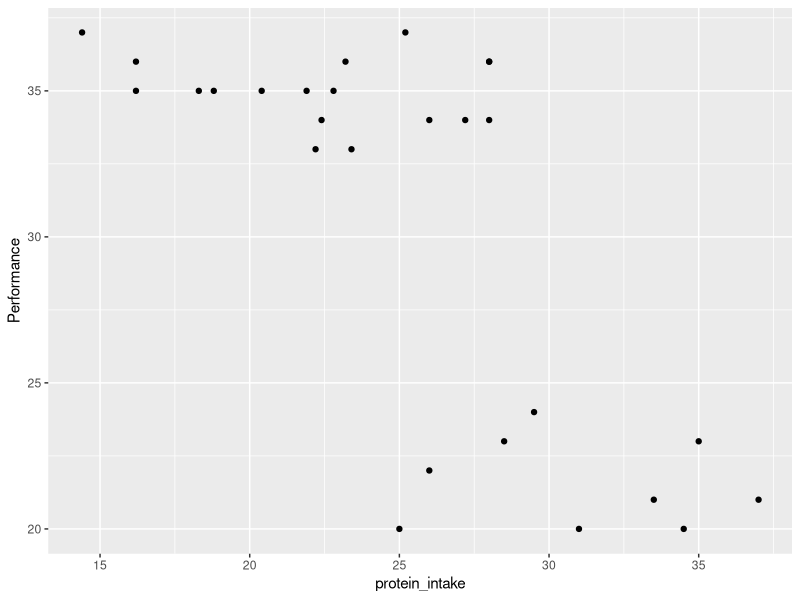
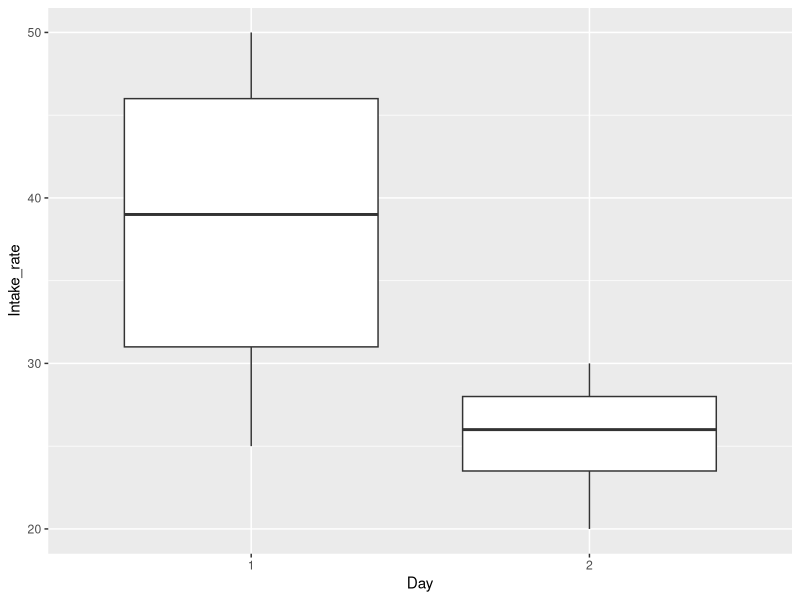

Write the R code that produced these figures, in order.

#workshop 2 of the Alberta bio grad R workshop series

#last updated oct 31 2022

#author: juliana balluffi-fry

# this script is an intro to data.table and data manipulation 
# two datasets are needed to work through the script (see input folder)


#load in packages
library(data.table)
library(ggplot2)

#read in data using the data.table function, fread()
ft <- fread("Input/feeding_trials_workshop.csv")
diets <- fread("Input/Diets.csv")

# the feeding trials are results for individual animal performace on 3 different diets
# each diet was fed to the animal for 2 days, and one performance was measured at the end 
# one goal is to plot performance against protein intake

#using the function class, we can see that the data is classed as a data.table
class(ft)

#if you don't read the data in with fread, and thus have a dataframe. Convert to data.table
mtcars <- as.data.table(mtcars)
class(mtcars)


# syntax for data.table:

# DT[i, j, by]

# [with i, do j, by group]

### once you learn this you are set!

# the i subsets the data by row
# the j calls on a function or action
# the 'by group' allows you to do your j by a categorical variable in your data




# examples of I's ---------------------------------------------------------

#subset new data to just results from diet A
dietA <- ft[Diet == "A"]

#show rows where performance is higher than 36
ft[Performance > 36]

#show data from diet A or diet B. "|" represented or
ft[Diet == "A" | Diet == "B"]

#show data for cases of very high or very low performance
ft[Performance > 36 | Performance < 20]

#show data for diet A and performance greater than 22
ft[Diet == "A" & Performance > 22]

#list some individuals of interest
inds <- c("An_1", "An_2", "An_3")

#show data for just those individuals
ft[ID %in% inds]

#show any cases that have an NA for diet. Should be none
ft[is.na(Diet)]




# examples of the J's -----------------------------------------------------

#calculate the median performance
medper <- ft[, median(Performance)]

#calculate performance for just diet A
ft[Diet == "A", mean(Performance)]

#calculate the minimum, maximum, and median performance
ft[, .(min(Performance), max(Performance), median(Performance))]

#create a new column that categorizes the animals based on performance
#when performance is above or equal to the median, classify the animal as being in good condition
ft[Performance >= medper, status := "good"]

#when performance is below the median, classify the animal as being in poor condition
ft[Performance < medper, status := "poor"]



# examples of by's --------------------------------------------------------

#calculate mean by diet
ft[, mean(Performance), by = Diet]

#caclulate mean and sd by diet, save as separate data
stats <- ft[, .(mean(Performance), sd(Performance)), by = Diet]

#same code but assign column names
stats <- ft[, .(mean = mean(Performance), sd = sd(Performance)), by = Diet]


# calculate intake rates  -------------------------------------------------

# Intake of day one
ft[, Intake_1 := Start_1 - End_1]

#Intake of day two
ft[, Intake_2 := Start_2 - End_2]

#total intake of both days
ft[, total_intake := Intake_1 + Intake_2]



# merge in nutritional data from diet data.table --------------------------

#using the merge function, merge by diet 
fulldt <- merge(ft, diets, by = "Diet", all.x = TRUE)

#now you can calculate protein intake! make a new column
fulldt[, protein_intake := total_intake*Protein]

#the goal has been reached, plotting performance in response to protein intake
ggplot(fulldt)+
  geom_point(aes(x = protein_intake, y = Performance))



# restructure data --------------------------------------------------------

#what if we want to look at how day (either 1st or 2nd) impacts feeding rate?

#right now the data is in wide form, we need to make the data long
#we need a column called "day" that shows day of trial as a factor

#using the melt function (base R), we can manipulate the data from wide to long

days <- melt(ft, #first argument is the data.frame 
             measure.vars = c("Intake_1", "Intake_2"), #next say what columns you want to combine
             value.name = "Intake_rate", #what is the name of the response (what do the two columns both measure?)
             variable.name = "Day" ) #what is the name of the category?

#lets next use the tstrsplit function to clean up the Day column
#split the Day column by the "_" and keep the second part, the number 1 or 2
days[, Day := tstrsplit(Day, "_", keep = 2)]


ggplot(days)+
  geom_boxplot(aes(x = Day, y = Intake_rate))


#now we can plot intake rate by the day of the trial
ft[, ID_date := paste0(ID, "_", Date)]
#you can see the animals eat more on day 1



